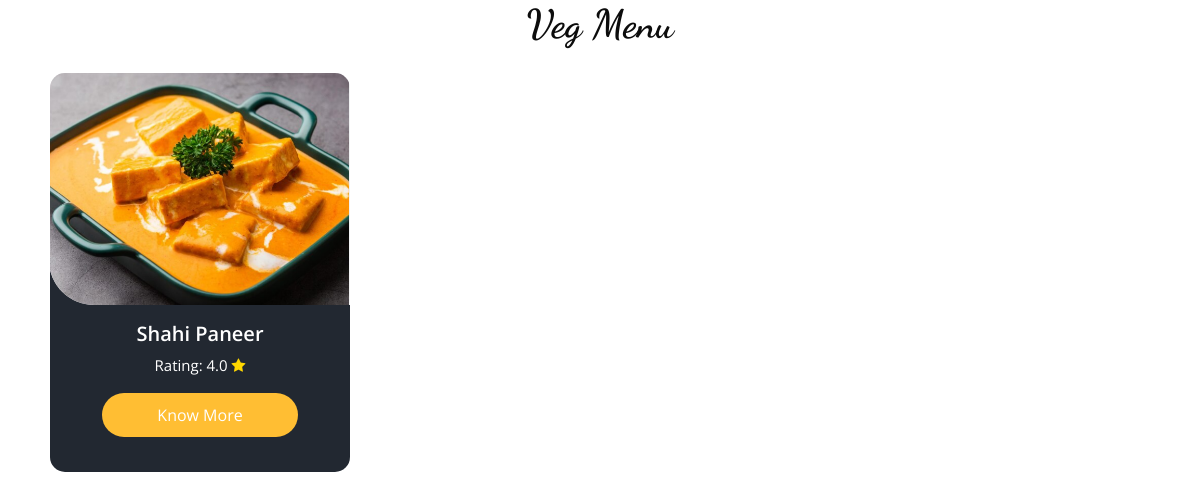
Screenshot of /veg with the database file from the repository.
### recipe_app/models.py (models this page shows, shortened)
class Recipe(models.Model):
    recipe_name = models.CharField(max_length=255)
    recipe_image = models.ImageField(upload_to='recipes/',default='food.png')
    prep_time = models.PositiveIntegerField(default='NIL')
    serves = models.PositiveIntegerField(default=0)
    type = models.CharField(max_length=7, choices=(('Veg', 'Veg'), ('Non-Veg', 'Non-Veg')))
    ingredient=models.TextField(default='NIL')
    description = models.TextField(default='NIL')
    publish = models.ForeignKey(registration, on_delete=models.CASCADE)

### recipe_app/views.py (the view)
# urls.py: path('veg', views.veg, name='veg'),
def veg(request):
    veg = Recipe.objects.filter(type='Veg').annotate(avg_rating=Avg('rating__rating'))
    context = {
        'veg': veg
    }
    return render(request, 'veg.html', context)

### recipe_app/templates/veg.html (shortened to what this page needs)
<!DOCTYPE html>
<html>
<head>
  <link rel="stylesheet" href="https://cdnjs.cloudflare.com/ajax/libs/font-awesome/4.7.0/css/font-awesome.min.css">
  <link rel="stylesheet" type="text/css" href="static/style/css/bootstrap.css" />
  <link rel="stylesheet" type="text/css" href="https://cdnjs.cloudflare.com/ajax/libs/OwlCarousel2/2.3.4/assets/owl.carousel.min.css" />
  <link rel="stylesheet" href="https://cdnjs.cloudflare.com/ajax/libs/jquery-nice-select/1.1.0/css/nice-select.min.css" />
  <link href="static/css/font-awesome.min.css" rel="stylesheet" />
  <link href="static/style/css/style.css" rel="stylesheet" />
  <link href="static/style/css/responsive.css" rel="stylesheet" />
</head>
<body>
<section class="food_section layout_padding-bottom">
    <div class="container">
          <div class="heading_container heading_center">
            <h2>
              Veg Menu
            </h2>
          </div>
          <div class="row">
          {% for v in veg %}
          <div class="col-sm-6 col-lg-4 all pizza">
          <div class="box">
          <div>
            <div class="img-box" style="height: 233px; width: 301px; overflow: hidden; padding: 1px;">
              <img src="{{ v.recipe_image.url }}"
               style="object-fit: cover; height: 130%; width: 100%; margin: 0;padding: 0;" id="recipe_name"
               alt="{{ v.recipe_name }} Image">
            </div>
          <div class="detail-box">
            <h5 class="text-center">
            {{ v.recipe_name }}
            </h5>
            <p class="card-text" style="text-align:center;">Rating: {{ v.avg_rating }} <i class="fa fa-star" style="color:gold;"></i></p>
            <div class="btn-box" style="margin-top: 0px;">
              <a href="recipe_details?id={{ v.id }}" class="btn1">
                Know More
              </a>
            </div>
          </div>
        </div>
      </div>
      </div>
      {% endfor %}
    </div>
</div>
</section>
</body>
</html>

### recipe_app/static/style/css/style.css (style rules this page uses)
body { font-family: "Open Sans", sans-serif; color: #0c0c0c; background-color: #ffffff; overflow-x: hidden; }
.layout_padding-bottom { padding-bottom: 90px; }
h1, h2 { font-family: 'Dancing Script', cursive; }
.heading_container { display: -webkit-box; display: -ms-flexbox; display: flex; -webkit-box-orient: vertical; -webkit-box-direction: normal; -ms-flex-direction: column; flex-direction: column; -webkit-box-align: start; -ms-flex-align: start; align-items: flex-start; }
.heading_container h2 { position: relative; margin-bottom: 0; font-size: 2.5rem; font-weight: bold; }
.heading_container.heading_center { -webkit-box-align: center; -ms-flex-align: center; align-items: center; text-align: center; }
a, a:hover, a:focus { text-decoration: none; }
.food_section .box { width: 300px; height: 399px; margin: 20px; position: relative; margin-top: 25px; background-color: #ffffff; border-radius: 10px; color: #ffffff; border-radius: 15px; overflow: hidden; background: linear-gradient(to bottom, #f1f2f3 25px, #222831 25px); }
.food_section .box .img-box { background: #f1f2f3; display: -webkit-box; display: -ms-flexbox; display: flex; -webkit-box-pack: center; -ms-flex-pack: center; justify-content: center; -webkit-box-align: center; -ms-flex-align: center; align-items: center; height: 215px; border-radius: 0 0 0 45px; margin: -1px; padding: 25px; }
.food_section .box .img-box img { max-width: 100%; max-height: 134%; -webkit-transition: all .2s; transition: all .2s; object-fit: cover; }
.food_section .box .detail-box { padding: 18px; }
.food_section .box .detail-box h5 { font-weight: 600; }
.food_section .box .detail-box p { font-size: 15px; }
.food_section .btn-box { display: -webkit-box; display: -ms-flexbox; display: flex; -webkit-box-pack: center; -ms-flex-pack: center; justify-content: center; margin-top: 45px; }
.food_section .btn-box a { display: inline-block; padding: 10px 55px; background-color: #ffbe33; color: #ffffff; border-radius: 45px; -webkit-transition: all 0.3s; transition: all 0.3s; border: none; }

### recipe_app/static/style/css/responsive.css (style rules this page uses)
@media (min-width: 1200px) { .container { max-width: 1170px; } }

### rows the page displays
Recipe: recipe_image (picture), recipe_name "Shahi Paneer", avg_rating "4.0"
